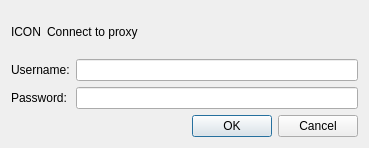
<?xml version="1.0" encoding="UTF-8"?>
<ui version="4.0">
 <class>ProxyDialog</class>
 <widget class="QDialog" name="ProxyDialog">
  <property name="geometry">
   <rect>
    <x>0</x>
    <y>0</y>
    <width>369</width>
    <height>148</height>
   </rect>
  </property>
  <property name="windowTitle">
   <string>Proxy Authentication</string>
  </property>
  <layout class="QGridLayout" name="gridLayout">
   <item row="0" column="0">
    <widget class="QLabel" name="iconLabel">
     <property name="text">
      <string>ICON</string>
     </property>
    </widget>
   </item>
   <item row="0" column="1" colspan="2">
    <widget class="QLabel" name="introLabel">
     <property name="text">
      <string>Connect to proxy</string>
     </property>
     <property name="wordWrap">
      <bool>true</bool>
     </property>
    </widget>
   </item>
   <item row="1" column="0" colspan="2">
    <widget class="QLabel" name="usernameLabel">
     <property name="text">
      <string>Username:</string>
     </property>
    </widget>
   </item>
   <item row="1" column="2">
    <widget class="QLineEdit" name="userNameLineEdit"/>
   </item>
   <item row="2" column="0" colspan="2">
    <widget class="QLabel" name="passwordLabel">
     <property name="text">
      <string>Password:</string>
     </property>
    </widget>
   </item>
   <item row="2" column="2">
    <widget class="QLineEdit" name="passwordLineEdit">
     <property name="echoMode">
      <enum>QLineEdit::EchoMode::Password</enum>
     </property>
    </widget>
   </item>
   <item row="3" column="0" colspan="3">
    <widget class="QDialogButtonBox" name="buttonBox">
     <property name="orientation">
      <enum>BobUI::Orientation::Horizontal</enum>
     </property>
     <property name="standardButtons">
      <set>QDialogButtonBox::StandardButton::Cancel|QDialogButtonBox::StandardButton::Ok</set>
     </property>
    </widget>
   </item>
  </layout>
 </widget>
 <resources/>
 <connections>
  <connection>
   <sender>buttonBox</sender>
   <signal>accepted()</signal>
   <receiver>ProxyDialog</receiver>
   <slot>accept()</slot>
   <hints>
    <hint type="sourcelabel">
     <x>248</x>
     <y>254</y>
    </hint>
    <hint type="destinationlabel">
     <x>157</x>
     <y>274</y>
    </hint>
   </hints>
  </connection>
  <connection>
   <sender>buttonBox</sender>
   <signal>rejected()</signal>
   <receiver>ProxyDialog</receiver>
   <slot>reject()</slot>
   <hints>
    <hint type="sourcelabel">
     <x>316</x>
     <y>260</y>
    </hint>
    <hint type="destinationlabel">
     <x>286</x>
     <y>274</y>
    </hint>
   </hints>
  </connection>
 </connections>
</ui>
